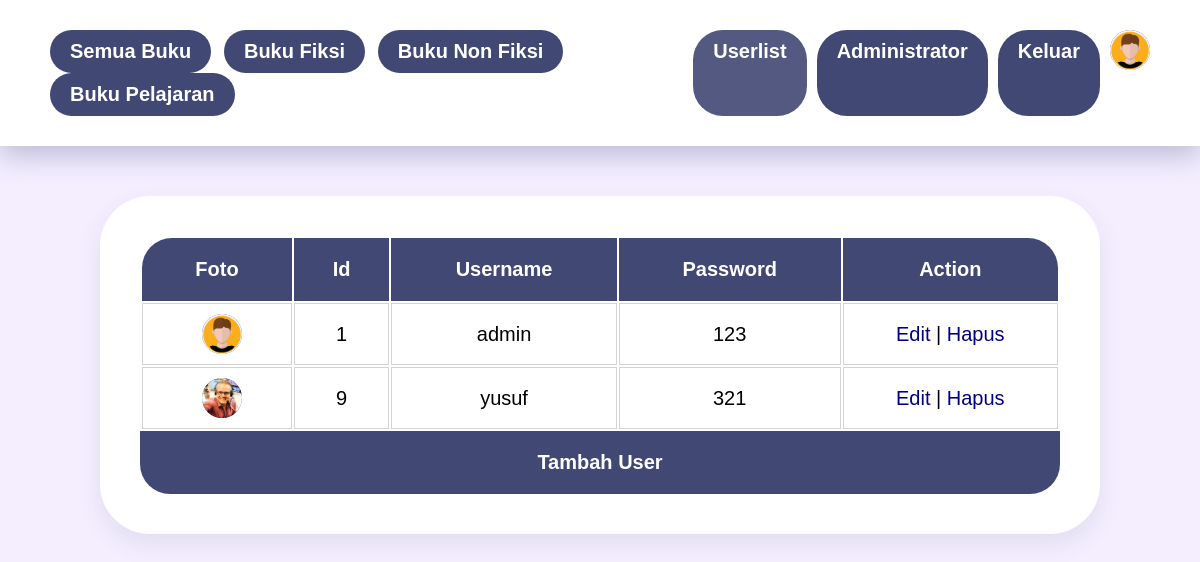
Screenshot of /tokobuku/userlist.php (signed in) with the database file from the repository.
### tables this page shows
CREATE TABLE `users` (
  `id` int(20) NOT NULL,
  `user` varchar(100) NOT NULL,
  `pass` varchar(100) NOT NULL,
  `foto` varchar(100) NOT NULL
);

### tokobuku/userlist.php (the view, shortened to what this page needs)
<!DOCTYPE html>
<html lang="en">
    <head>
        <link rel="stylesheet" href="assets/css/style.css">
    </head>
    <body>
        <header>
            <div class="header">
                <?php
                    include("assets/php/header.php");
                ?>
            </div>
        </header>
        <main>
            <div class="main">
                <div class="userlist">
                    <div class="card">
                        <table class="user">
                            <tr>
                                <th>Foto</th>
                                <th>Id</th>
                                <th>Username</th>
                                <th>Password</th>
                                <th>Action</th>
                            </tr>
                            <?php
                                require_once('assets/php/koneksi.php');
                                $sqlSemua     = "select * from users";
                                $querySemua   = mysqli_query($koneksi, $sqlSemua);
                                while ($semua = mysqli_fetch_array($querySemua)) {
                            ?>
                                    <tr>
                                        <td><div><img src="assets/img/<?= $semua["foto"]; ?>" alt="Foto"></div></td>
                                        <td><?= $semua["id"]; ?></td>
                                        <td><?= $semua["user"]; ?></td>
                                        <td><?= $semua["pass"]; ?></td>
                                        <td><a href="edit-user.php?id=<?= $semua['id']; ?>">Edit</a> | <a href="assets/php/hapus-user.php?id=<?= $semua['id']; ?>">Hapus</a></td>
                                    </tr>
                            <?php
                                }
                            ?>
                        </table>
                        <a href="tambah-user.php" class="tambah">Tambah User</a>
                    </div>
                </div>
            </div>
        </main>
    </body>
</html>

### rows the page displays
users: foto (picture), id "1", user "admin", pass "123"
users: foto (picture), id "9", user "yusuf", pass "321"
